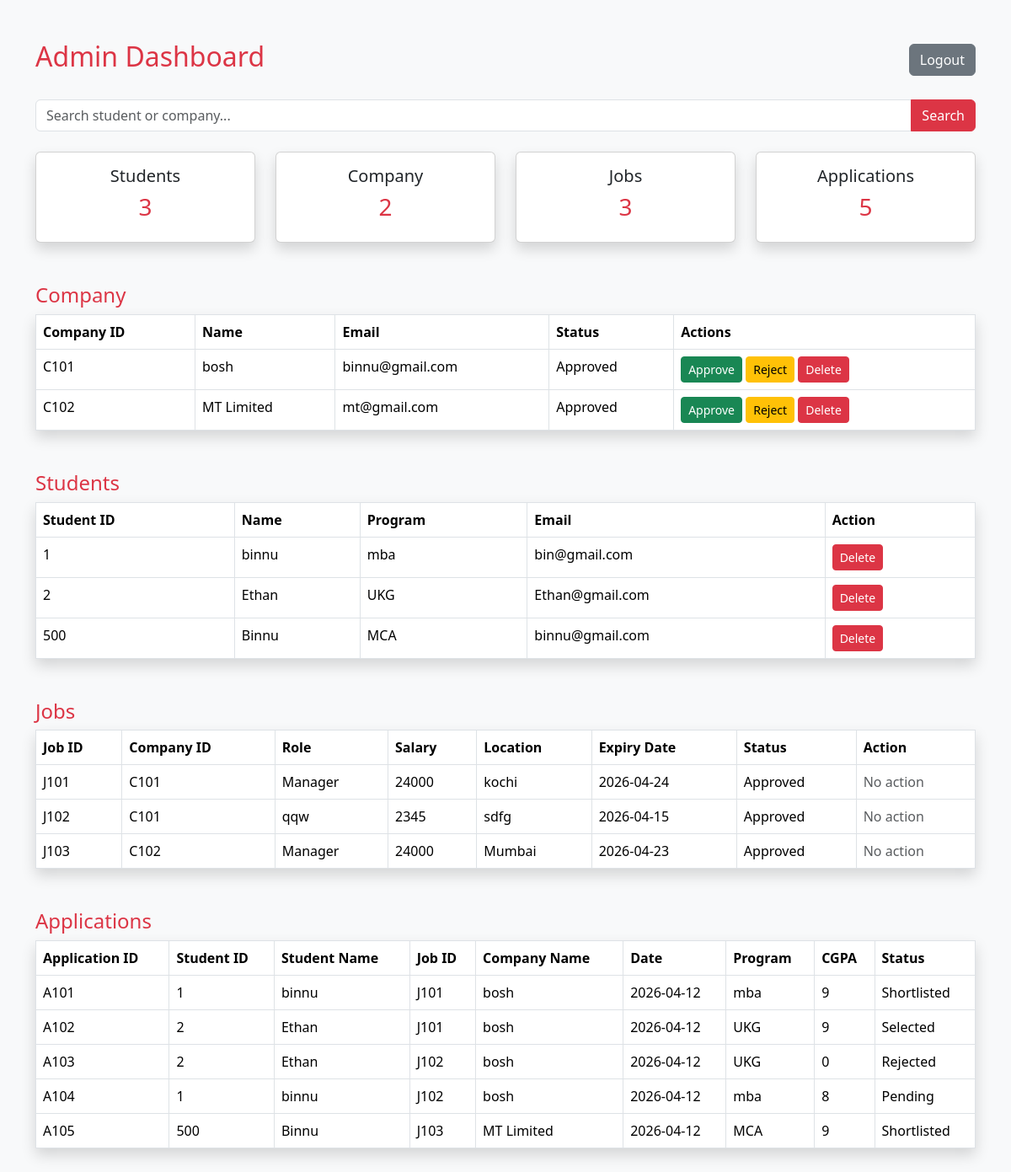
Screenshot of /admin/dashboard (signed in) with the database file from the repository.
### tables this page shows
CREATE TABLE company(
            company_id TEXT PRIMARY KEY,
            company_name TEXT,
            mobile_number TEXT,
            email_id TEXT,
            password TEXT,
            approval_status TEXT
        );

CREATE TABLE students(
            student_id TEXT PRIMARY KEY,
            student_name TEXT,
            program_name TEXT,
            mobile_number TEXT,
            email_id TEXT,
            password TEXT
        );

CREATE TABLE jobs(
        job_id TEXT PRIMARY KEY,
        company_id TEXT,
        job_role TEXT,
        salary TEXT,
        location TEXT,
        expiry_date DATE,
        description TEXT,
        eligibility TEXT,
        status TEXT
    );

CREATE TABLE applications(
            application_id TEXT PRIMARY KEY,
            student_id TEXT,
            job_id TEXT,
            application_date TEXT,
            program TEXT,
            cgpa TEXT,
            status TEXT
        );

### app.py (the view)
@app.route("/admin/dashboard")
def admin_dashboard():
    if "admin" not in session:
        return redirect("/admin/login")
    conn = get_connection()
    cursor = conn.cursor()
    search = request.args.get("search")
    if search:
        cursor.execute(
            "SELECT * FROM students WHERE student_name LIKE ? OR student_id LIKE ?",
            ('%' + search + '%', '%' + search + '%')
        )
        students = cursor.fetchall()
        cursor.execute(
            "SELECT * FROM company WHERE company_name LIKE ? OR company_id LIKE ?",
            ('%' + search + '%', '%' + search + '%')
        )
        company = cursor.fetchall()
    else:
        cursor.execute("SELECT * FROM students")
        students = cursor.fetchall()
        cursor.execute("SELECT * FROM company")
        company = cursor.fetchall()
    cursor.execute("SELECT * FROM jobs")
    jobs = cursor.fetchall()
    cursor.execute("""
    SELECT
    a.application_id,      -- 0
    a.student_id,          -- 1
    s.student_name,        -- 2
    a.job_id,              -- 3
    c.company_name,        -- 4
    a.application_date,    -- 5
    a.program,             -- 6
    a.cgpa,                -- 7
    a.status               -- 8
    FROM applications a
    JOIN students s ON a.student_id = s.student_id
    JOIN jobs j ON a.job_id = j.job_id
    JOIN company c ON j.company_id = c.company_id
    """)
    applications = cursor.fetchall()
    conn.close()
    return render_template("admindashboard.html",
                           students=students,
                           company=company,
                           jobs=jobs,
                           applications=applications)

### app.py (called while the page is built)
def get_connection():
    return sqlite3.connect(
        r"C:\Users\binnu\OneDrive\Desktop\iit_project\placement.db",
        timeout=10,
        check_same_thread=False
    )

### templates/admindashboard.html (shortened to what this page needs)
<!DOCTYPE html>
<html>
<head>
    <link href="https://cdn.jsdelivr.net/npm/bootstrap@5.3.3/dist/css/bootstrap.min.css" rel="stylesheet">
</head>
<body class="bg-light">
<div class="container py-5">
    <div class="d-flex justify-content-between align-items-center mb-4">
        <h2 class="text-danger">Admin Dashboard</h2>
        <a href="/admin/logout" class="btn btn-secondary">Logout</a>
    </div>
    <form method="GET" action="/admin/dashboard" class="mb-4">
        <div class="input-group">
            <input type="text" name="search" class="form-control"
                   placeholder="Search student or company..."
                   value="{{ request.args.get('search','') }}">
            <button class="btn btn-danger">Search</button>
        </div>
    </form>
    <div class="row mb-4">
        <div class="col-md-3">
            <div class="card shadow text-center p-3">
                <h5>Students</h5>
                <h3 class="text-danger">{{ students|length }}</h3>
            </div>
        </div>
        <div class="col-md-3">
            <div class="card shadow text-center p-3">
                <h5>Company</h5>
                <h3 class="text-danger">{{ company|length }}</h3>
            </div>
        </div>
        <div class="col-md-3">
            <div class="card shadow text-center p-3">
                <h5>Jobs</h5>
                <h3 class="text-danger">{{ jobs|length }}</h3>
            </div>
        </div>
        <div class="col-md-3">
            <div class="card shadow text-center p-3">
                <h5>Applications</h5>
                <h3 class="text-danger">{{ applications|length }}</h3>
            </div>
        </div>
    </div>
    <h4 class="text-danger mt-5">Company</h4>
    <table class="table table-bordered shadow bg-white">
        <tr>
            <th>Company ID</th>
            <th>Name</th>
            <th>Email</th>
            <th>Status</th>
            <th>Actions</th>
        </tr>
        {% for c in company %}
        <tr>
            <td>{{ c[0] }}</td>
            <td>{{ c[1] }}</td>
            <td>{{ c[3] }}</td>
            <td>{{ c[5] }}</td>
            <td>
                <a href="/admin/company/approve/{{ c[0] }}" class="btn btn-success btn-sm">Approve</a>
                <a href="/admin/company/reject/{{ c[0] }}" class="btn btn-warning btn-sm">Reject</a>
                <a href="/admin/company/delete/{{ c[0] }}" class="btn btn-danger btn-sm">Delete</a>
            </td>
        </tr>
        {% endfor %}
    </table>
    <h4 class="text-danger mt-5">Students</h4>
    <table class="table table-bordered shadow bg-white">
        <tr>
            <th>Student ID</th>
            <th>Name</th>
            <th>Program</th>
            <th>Email</th>
            <th>Action</th>
        </tr>
        {% for s in students %}
        <tr>
            <td>{{ s[0] }}</td>
            <td>{{ s[1] }}</td>
            <td>{{ s[2] }}</td>
            <td>{{ s[4] }}</td>
            <td>
                <a href="/admin/student/delete/{{ s[0] }}" class="btn btn-danger btn-sm">Delete</a>
            </td>
        </tr>
        {% endfor %}
    </table>
    <h4 class="text-danger mt-5">Jobs</h4>
    <table class="table table-bordered shadow bg-white">
        <tr>
            <th>Job ID</th>
            <th>Company ID</th>
            <th>Role</th>
            <th>Salary</th>
            <th>Location</th>
            <th>Expiry Date</th>
            <th>Status</th>
            <th>Action</th>
        </tr>
        {% for j in jobs %}
        <tr>
            <td>{{ j[0] }}</td>
            <td>{{ j[1] }}</td>
            <td>{{ j[2] }}</td>
            <td>{{ j[3] }}</td>
            <td>{{ j[4] }}</td>
            <td>{{ j[5] }}</td>
            <td>{{ j[8] }}</td>
            <td>
                {% if j[8] == "Pending" %}
                    <a href="/admin/job/approve/{{ j[0] }}" class="btn btn-success btn-sm">Approve</a>
                    <a href="/admin/job/reject/{{ j[0] }}" class="btn btn-danger btn-sm">Reject</a>
                {% else %}
                    <span class="text-muted">No action</span>
                {% endif %}
            </td>
        </tr>
        {% endfor %}
    </table>
    <h4 class="text-danger mt-5">Applications</h4>
    <table class="table table-bordered shadow bg-white">
    <tr>
        <th>Application ID</th>
        <th>Student ID</th>
        <th>Student Name</th>
        <th>Job ID</th>
        <th>Company Name</th>
        <th>Date</th>
        <th>Program</th>
        <th>CGPA</th>
        <th>Status</th>
    </tr>
    {% for a in applications %}
    <tr>
    <td>{{ a[0] }}</td>
    <td>{{ a[1] }}</td>
    <td>{{ a[2] }}</td>
    <td>{{ a[3] }}</td>
    <td>{{ a[4] }}</td>
    <td>{{ a[5] }}</td>
    <td>{{ a[6] }}</td>
    <td>{{ a[7] }}</td>
    <td>{{ a[8] }}</td>
</tr>
{% endfor %}
    </table>
</div>
</body>
</html>

### rows the page displays
company: company_id "C101", company_name "bosh", email "binnu@gmail.com", approval_status "Approved"
company: company_id "C102", company_name "MT Limited", email "mt@gmail.com", approval_status "Approved"
students: student_id "1", student_name "binnu", program_name "mba", email "bin@gmail.com"
students: student_id "2", student_name "Ethan", program_name "UKG", email "Ethan@gmail.com"
students: student_id "500", student_name "Binnu", program_name "MCA", email "binnu@gmail.com"
jobs: job_id "J101", company "C101", job_role "Manager", salary "24000", location "kochi", expiry_date "2026-04-24", status "Approved", shows "No action"
jobs: job_id "J102", company "C101", job_role "qqw", salary "2345", location "sdfg", expiry_date "2026-04-15", status "Approved", shows "No action"
jobs: job_id "J103", company "C102", job_role "Manager", salary "24000", location "Mumbai", expiry_date "2026-04-23", status "Approved", shows "No action"
applications: application_id "A101", student "1", student_name "binnu", job "J101", company_name "bosh", application_date "2026-04-12", program "mba", cgpa "9", status "Shortlisted"
applications: application_id "A102", student "2", student_name "Ethan", job "J101", company_name "bosh", application_date "2026-04-12", program "UKG", cgpa "9", status "Selected"
applications: application_id "A103", student "2", student_name "Ethan", job "J102", company_name "bosh", application_date "2026-04-12", program "UKG", cgpa "0", status "Rejected"
applications: application_id "A104", student "1", student_name "binnu", job "J102", company_name "bosh", application_date "2026-04-12", program "mba", cgpa "8", status "Pending"
applications: application_id "A105", student "500", student_name "Binnu", job "J103", company_name "MT Limited", application_date "2026-04-12", program "MCA", cgpa "9", status "Shortlisted"

### other values shown
{{ students|length }} "3"
{{ company|length }} "2"
{{ jobs|length }} "3"
{{ applications|length }} "5"
